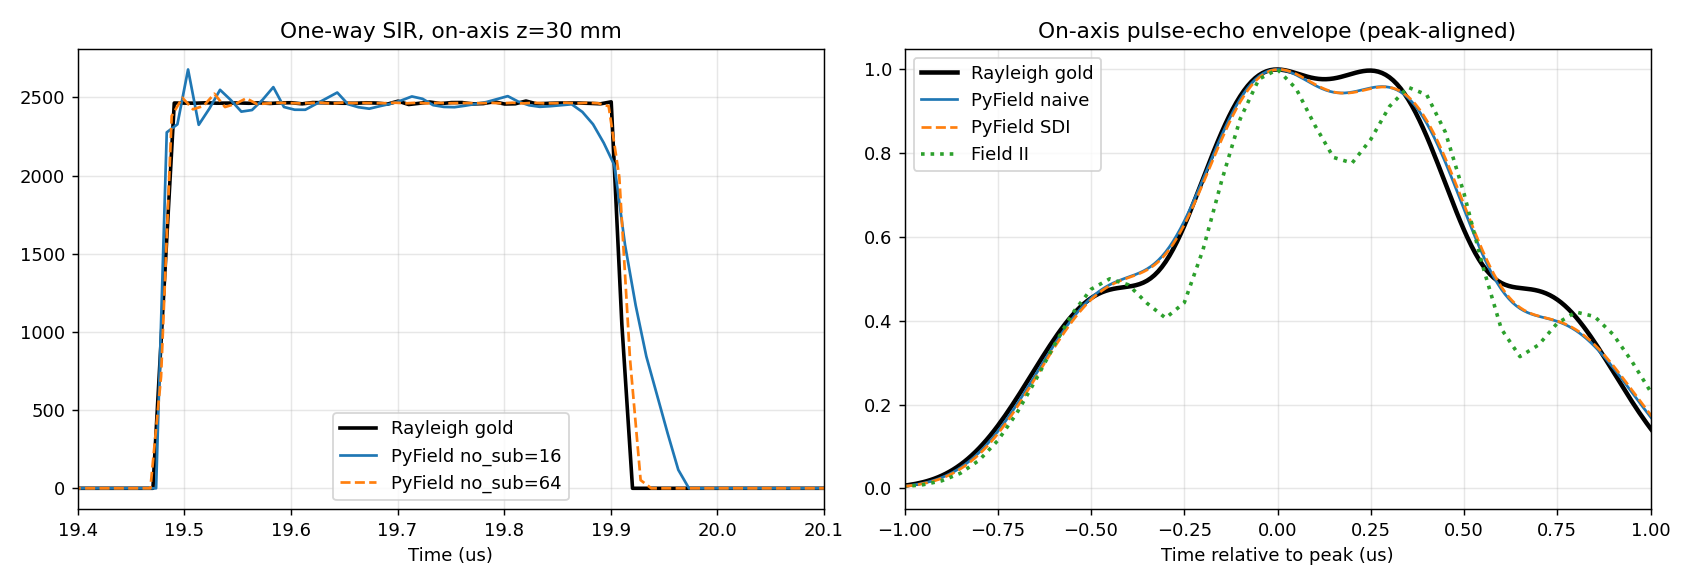

Write Python code to recreate this figure.
"""Rayleigh-Sommerfeld gold standard for validating PyField's SIR / pulse-echo.

The direct numerical Rayleigh integral is the exact continuous reference both
PyField (far-field-trapezoid sum) and Field II (exact-rect sum) must converge to:

    h(r_p, t) = integral_S  delta(t - |r_p - r_s| / c) / (2*pi*|r_p - r_s|)  dS

Implementation: tile the aperture into K tiny surface elements (area dA_k,
distance R_k); each drops weight dA_k/(2*pi*R_k) at delay R_k/c, linearly split
across 2 time bins and scaled by fs (unit-area delta -> sampled density). As
K -> inf this is exact.

Findings for the concave Ø16 mm, focus 80 mm bowl, scatterer at z=30 mm, fs=100 MHz:
  * PyField h_sir converges to the Rayleigh gold SIR (no_sub=64 overlays it).
  * On-axis pulse-echo null depth: Rayleigh gold = PyField = ~6.1 dB
    (invariant to surface density, bowl faceting, and signal-chain variant).
  * Field II reports ~7.8 dB — DEEPER than the exact physics. That extra depth is
    internal to Field II's calc_hhp (its time-bin SIR integration / derivative
    model); it is not the ground truth. PyField matches Rayleigh-Sommerfeld.

Run:  uv run python examples/_research/rayleigh_gold_standard.py
"""

import numpy as np
import scipy.io
import matplotlib.pyplot as plt
from scipy.fft import irfft, rfft, rfftfreq
from scipy.signal import hilbert

from pyfield.emission import Emission
from pyfield.reception import Reception, ReceptionSDI
from pyfield.transducers import ConcaveCircularTransducer

D_MM, FOCUS_MM, F0, FS, C, ZS = 16.0, 80.0, 3e6, 100e6, 1540.0, 30.0
R_CURV, R_AP = FOCUS_MM * 1e-3, D_MM / 2 * 1e-3
X = np.linspace(-10, 10, 101)
CI = 50  # on-axis lateral index

t_ir = np.arange(0, 2 / F0, 1 / FS)
IR = np.sin(2 * np.pi * F0 * t_ir) * np.hanning(len(t_ir))
EXC = np.sin(2 * np.pi * F0 * t_ir)


# ---------------------------------------------------------------------------
# Rayleigh gold standard
# ---------------------------------------------------------------------------
def sample_bowl(n_theta, n_phi):
    """Dense spherical-cap surface samples (apex z=0, sphere centre z=+R)."""
    th_max = np.arcsin(R_AP / R_CURV)
    th = (np.arange(n_theta) + 0.5) / n_theta * th_max
    ph = (np.arange(n_phi) + 0.5) / n_phi * 2 * np.pi
    TH, PH = np.meshgrid(th, ph, indexing="ij")
    x = R_CURV * np.sin(TH) * np.cos(PH)
    y = R_CURV * np.sin(TH) * np.sin(PH)
    z = R_CURV * (1 - np.cos(TH))
    dA = (R_CURV**2 * np.sin(TH) * (th_max / n_theta) * (2 * np.pi / n_phi)).ravel()
    return np.stack([x.ravel(), y.ravel(), z.ravel()], axis=1), dA


def rayleigh_sir(field_pt_m, surf, dA, t0, T):
    """One-way SIR via the binned Rayleigh integral. Returns (T,) float64."""
    diff = surf - field_pt_m[None, :]
    R = np.sqrt((diff * diff).sum(axis=1))
    w = dA / (2 * np.pi * R)
    kf = (R / C - t0) * FS
    k0 = np.floor(kf).astype(np.int64)
    frac = kf - k0
    h = np.zeros(T + 2)
    inb = (k0 >= 0) & (k0 < T)
    np.add.at(h, k0[inb], w[inb] * (1 - frac[inb]))
    np.add.at(h, k0[inb] + 1, w[inb] * frac[inb])
    return h[:T] * FS


def pyfield_hsir(no_sub, point_mm):
    """PyField raw one-way SIR (Emission pulsed-pure, no excitation)."""
    tx = ConcaveCircularTransducer(diameter_mm=D_MM, focus_mm=FOCUS_MM,
                                   frequency_Hz=F0, refine_factor=1,
                                   no_sub_diameter=no_sub)
    sim = Emission(tx, fs=FS, c=C, verbose=False)
    p, co = sim(np.asarray([point_mm], dtype=np.float32))
    h = np.asarray(p).ravel()
    return h, (co["t0"] + np.arange(h.shape[0]) / FS) * 1e6


def on_axis_psf(sir_fn, t0, T, n_ir=2):
    """Pulse-echo PSF envelope on-axis: (jw)^1 * exc * ir^n_ir * (h conv h).

    n_ir = 2 matches Field II calc_hhp(Th, Th) (emit + receive IR). n_ir = 1
    provided only to demonstrate it gives the wrong FWHM (see console check)."""
    nfft = 1 << int((2 * T + len(EXC)) - 1).bit_length()
    chain = rfft(EXC, nfft) * rfft(IR, nfft) ** n_ir * (1j * 2 * np.pi * rfftfreq(nfft, 1 / FS))
    h = sir_fn(np.array([0.0, 0.0, ZS * 1e-3]), t0, T)
    H = rfft(h, nfft)
    pe = irfft(H * H * chain, nfft)[:T]
    return np.abs(hilbert(pe))


def dip_db(env, t):
    e = env / env.max()
    pk = t[np.argmax(e)]
    seg = e[(t >= pk - 0.35) & (t <= pk + 0.35)]
    return -20 * np.log10(seg.min() + 1e-9)


def fwhm_ns(env, t):
    e = env / env.max()
    a = np.where(e >= 0.5)[0]
    return (t[a[-1]] - t[a[0]]) * 1e3 if len(a) > 1 else 0.0


def pyfield_psf_onaxis(cls):
    """PyField on-axis pulse-echo envelope + time axis (us). cls = Reception or
    ReceptionSDI. Same IR + excitation as the Rayleigh chain for a fair match."""
    def mk(exc=False):
        tx = ConcaveCircularTransducer(diameter_mm=D_MM, focus_mm=FOCUS_MM,
                                       frequency_Hz=F0, refine_factor=1,
                                       no_sub_diameter=16)
        tx.impulse_response = IR
        if exc:
            tx.excitation = EXC
        return tx
    kw = dict(fs=FS, c=C, verbose=False)
    sim = cls(mk(True), mk(), method="naive", **kw) if cls is Reception else cls(mk(True), mk(), **kw)
    rf, co = sim.pulse_echo_response(np.array([[0.0, 0.0, ZS]], np.float32),
                                     per_scatterer=True)
    env = np.abs(hilbert(rf[0, :, 0].astype(float)))
    return env, (co["t0"] + np.arange(env.shape[0]) / FS) * 1e6


# ---------------------------------------------------------------------------
# Run
# ---------------------------------------------------------------------------
surf, dA = sample_bowl(400, 720)
print(f"Rayleigh surface: {len(dA):,} elements "
      f"(area {dA.sum() * 1e6:.3f} / {np.pi * R_AP**2 * 1e6:.3f} mm^2)")

# True min one-way surface distance on-axis (apex, not rim) — anchors t0 so the
# binned SIR is not truncated on the left.
fp_axis = np.array([0.0, 0.0, ZS * 1e-3])
R_min = np.sqrt(((surf - fp_axis[None, :]) ** 2).sum(1)).min()

# --- A. one-way SIR overlay ---
t0a = R_min / C - 0.3e-6
Ta = 1200
ta = (t0a + np.arange(Ta) / FS) * 1e6
h_gold = rayleigh_sir(fp_axis, surf, dA, t0a, Ta)
h16, t16 = pyfield_hsir(16, [0.0, 0.0, ZS])
h64, t64 = pyfield_hsir(64, [0.0, 0.0, ZS])

# --- B. on-axis pulse-echo PSF: gold vs PyField vs Field II ---
t0b = R_min / C - 0.5e-6
Tb = 1600
# h is referenced to t0b; the pulse-echo autoconvolution (h conv h) is therefore
# referenced to 2*t0b.
tb = (2 * t0b + np.arange(Tb) / FS) * 1e6
env_gold = on_axis_psf(lambda fp, t0, T: rayleigh_sir(fp, surf, dA, t0, T), t0b, Tb)

m = scipy.io.loadmat("rf_concave_psf.mat", simplify_cells=True)["save_struct"]
fii_ax = 10 ** (m["rf_env_dB"][:, CI] / 20)
fii_t = (float(m["t0"]) + np.arange(len(fii_ax)) * 5.0 / FS) * 1e6

# PyField pulse-echo envelopes (both backends), real time axes.
env_sdi, t_sdi = pyfield_psf_onaxis(ReceptionSDI)
env_naive, t_naive = pyfield_psf_onaxis(Reception)

print("\n=== On-axis pulse-echo: null depth + FWHM ===")
print(f"  {'source':30s} {'dip(dB)':>8s} {'FWHM(ns)':>9s}")
print(f"  {'Rayleigh gold (exact)':30s} {dip_db(env_gold, tb):8.1f} {fwhm_ns(env_gold, tb):9.0f}")
print(f"  {'PyField naive':30s} {dip_db(env_naive, t_naive):8.1f} {fwhm_ns(env_naive, t_naive):9.0f}")
print(f"  {'PyField SDI':30s} {dip_db(env_sdi, t_sdi):8.1f} {fwhm_ns(env_sdi, t_sdi):9.0f}")
print(f"  {'Field II reference':30s} {dip_db(fii_ax, fii_t):8.1f} {fwhm_ns(fii_ax, fii_t):9.0f}")

# IR-count hypothesis: does using the impulse response ONCE (not twice) match
# Field II? It does not — one IR makes the PSF too narrow (wrong FWHM). Field II
# calc_hhp(Th, Th) convolves BOTH apertures' IRs, so ir^2 is correct.
gold_ir1 = on_axis_psf(lambda fp, t0, T: rayleigh_sir(fp, surf, dA, t0, T), t0b, Tb, n_ir=1)
print("\n  -- IR-count check on the exact gold SIR --")
print(f"  {'gold, ir^2 (= calc_hhp)':30s} {dip_db(env_gold, tb):8.1f} {fwhm_ns(env_gold, tb):9.0f}")
print(f"  {'gold, ir^1 (one IR)':30s} {dip_db(gold_ir1, tb):8.1f} {fwhm_ns(gold_ir1, tb):9.0f}")

# Absolute t0 conventions differ across the 3 engines + the manual gold chain
# (exc/IR group delay, SIR-only t0). Peak-align to compare SHAPE + null depth.
def rel(t, e):
    return t - t[np.argmax(e)]

fig, ax = plt.subplots(1, 2, figsize=(13, 4.5))
ax[0].plot(ta, h_gold, "k", lw=2, label="Rayleigh gold")
ax[0].plot(t16, h16, label="PyField no_sub=16")
ax[0].plot(t64, h64, "--", label="PyField no_sub=64")
ax[0].set_xlim(19.4, 20.1)
ax[0].set_title("One-way SIR, on-axis z=30 mm")
ax[0].set_xlabel("Time (us)"); ax[0].legend(); ax[0].grid(alpha=.3)

ax[1].plot(rel(tb, env_gold), env_gold / env_gold.max(), "k", lw=2.5, label="Rayleigh gold")
ax[1].plot(rel(t_naive, env_naive), env_naive / env_naive.max(), label="PyField naive")
ax[1].plot(rel(t_sdi, env_sdi), env_sdi / env_sdi.max(), "--", label="PyField SDI")
ax[1].plot(rel(fii_t, fii_ax), fii_ax / fii_ax.max(), ":", lw=2, label="Field II")
ax[1].set_xlim(-1.0, 1.0)
ax[1].set_title("On-axis pulse-echo envelope (peak-aligned)")
ax[1].set_xlabel("Time relative to peak (us)"); ax[1].legend(); ax[1].grid(alpha=.3)
plt.tight_layout()
plt.savefig("_research/rayleigh_gold_standard.png", dpi=130)
print("\nsaved _research/rayleigh_gold_standard.png")
